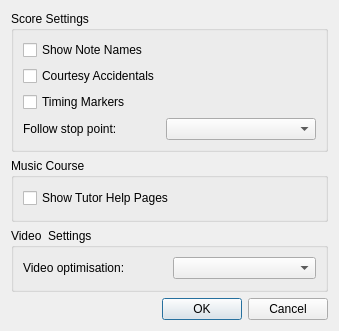
<?xml version="1.0" encoding="UTF-8"?>
<ui version="4.0">
 <class>GuiPreferencesDialog</class>
 <widget class="QDialog" name="GuiPreferencesDialog">
  <property name="geometry">
   <rect>
    <x>0</x>
    <y>0</y>
    <width>339</width>
    <height>331</height>
   </rect>
  </property>
  <property name="sizePolicy">
   <sizepolicy hsizetype="Minimum" vsizetype="Minimum">
    <horstretch>0</horstretch>
    <verstretch>0</verstretch>
   </sizepolicy>
  </property>
  <property name="windowTitle">
   <string>Dialog</string>
  </property>
  <layout class="QVBoxLayout" name="verticalLayout_4">
   <item>
    <widget class="QGroupBox" name="groupBox_2">
     <property name="title">
      <string>Score Settings</string>
     </property>
     <layout class="QVBoxLayout" name="verticalLayout_3">
      <item>
       <layout class="QGridLayout" name="gridLayout">
        <item row="2" column="0">
         <widget class="QCheckBox" name="timingMarkersCheck">
          <property name="sizePolicy">
           <sizepolicy hsizetype="Maximum" vsizetype="Fixed">
            <horstretch>0</horstretch>
            <verstretch>0</verstretch>
           </sizepolicy>
          </property>
          <property name="text">
           <string>Timing Markers</string>
          </property>
         </widget>
        </item>
        <item row="3" column="0">
         <widget class="QLabel" name="label">
          <property name="text">
           <string>Follow stop point:</string>
          </property>
         </widget>
        </item>
        <item row="3" column="1">
         <widget class="QComboBox" name="followStopPointCombo">
          <property name="sizePolicy">
           <sizepolicy hsizetype="Preferred" vsizetype="Fixed">
            <horstretch>0</horstretch>
            <verstretch>0</verstretch>
           </sizepolicy>
          </property>
          <property name="sizeAdjustPolicy">
           <enum>QComboBox::AdjustToContents</enum>
          </property>
         </widget>
        </item>
        <item row="2" column="1">
         <spacer name="horizontalSpacer">
          <property name="orientation">
           <enum>Qt::Horizontal</enum>
          </property>
          <property name="sizeHint" stdset="0">
           <size>
            <width>40</width>
            <height>20</height>
           </size>
          </property>
         </spacer>
        </item>
        <item row="0" column="0">
         <widget class="QCheckBox" name="showNoteNamesCheck">
          <property name="text">
           <string>Show Note Names</string>
          </property>
         </widget>
        </item>
        <item row="0" column="1">
         <spacer name="horizontalSpacer_2">
          <property name="orientation">
           <enum>Qt::Horizontal</enum>
          </property>
          <property name="sizeHint" stdset="0">
           <size>
            <width>40</width>
            <height>20</height>
           </size>
          </property>
         </spacer>
        </item>
        <item row="1" column="0">
         <widget class="QCheckBox" name="courtesyAccidentalsCheck">
          <property name="text">
           <string>Courtesy Accidentals</string>
          </property>
         </widget>
        </item>
       </layout>
      </item>
     </layout>
    </widget>
   </item>
   <item>
    <widget class="QGroupBox" name="groupBox_3">
     <property name="title">
      <string>Music Course</string>
     </property>
     <layout class="QVBoxLayout" name="verticalLayout_2">
      <item>
       <layout class="QGridLayout" name="gridLayout_2">
        <property name="verticalSpacing">
         <number>0</number>
        </property>
        <item row="0" column="0">
         <widget class="QCheckBox" name="showHelpPagesCheck">
          <property name="text">
           <string>Show Tutor Help Pages</string>
          </property>
         </widget>
        </item>
       </layout>
      </item>
     </layout>
    </widget>
   </item>
   <item>
    <widget class="QGroupBox" name="groupBox">
     <property name="sizePolicy">
      <sizepolicy hsizetype="Preferred" vsizetype="Minimum">
       <horstretch>0</horstretch>
       <verstretch>0</verstretch>
      </sizepolicy>
     </property>
     <property name="title">
      <string>Video  Settings</string>
     </property>
     <layout class="QVBoxLayout" name="verticalLayout">
      <property name="sizeConstraint">
       <enum>QLayout::SetMinimumSize</enum>
      </property>
      <item>
       <layout class="QGridLayout" name="gridLayout_2x">
        <item row="0" column="0">
         <widget class="QLabel" name="label_2">
          <property name="text">
           <string>Video optimisation:</string>
          </property>
         </widget>
        </item>
        <item row="0" column="1">
         <widget class="QComboBox" name="videoOptimiseCombo">
          <property name="sizeAdjustPolicy">
           <enum>QComboBox::AdjustToContents</enum>
          </property>
         </widget>
        </item>
       </layout>
      </item>
     </layout>
    </widget>
   </item>
   <item>
    <widget class="QDialogButtonBox" name="buttonBox">
     <property name="orientation">
      <enum>Qt::Horizontal</enum>
     </property>
     <property name="standardButtons">
      <set>QDialogButtonBox::Cancel|QDialogButtonBox::Ok</set>
     </property>
    </widget>
   </item>
  </layout>
 </widget>
 <resources/>
 <connections>
  <connection>
   <sender>buttonBox</sender>
   <signal>accepted()</signal>
   <receiver>GuiPreferencesDialog</receiver>
   <slot>accept()</slot>
   <hints>
    <hint type="sourcelabel">
     <x>248</x>
     <y>254</y>
    </hint>
    <hint type="destinationlabel">
     <x>157</x>
     <y>274</y>
    </hint>
   </hints>
  </connection>
  <connection>
   <sender>buttonBox</sender>
   <signal>rejected()</signal>
   <receiver>GuiPreferencesDialog</receiver>
   <slot>reject()</slot>
   <hints>
    <hint type="sourcelabel">
     <x>316</x>
     <y>260</y>
    </hint>
    <hint type="destinationlabel">
     <x>286</x>
     <y>274</y>
    </hint>
   </hints>
  </connection>
 </connections>
</ui>
